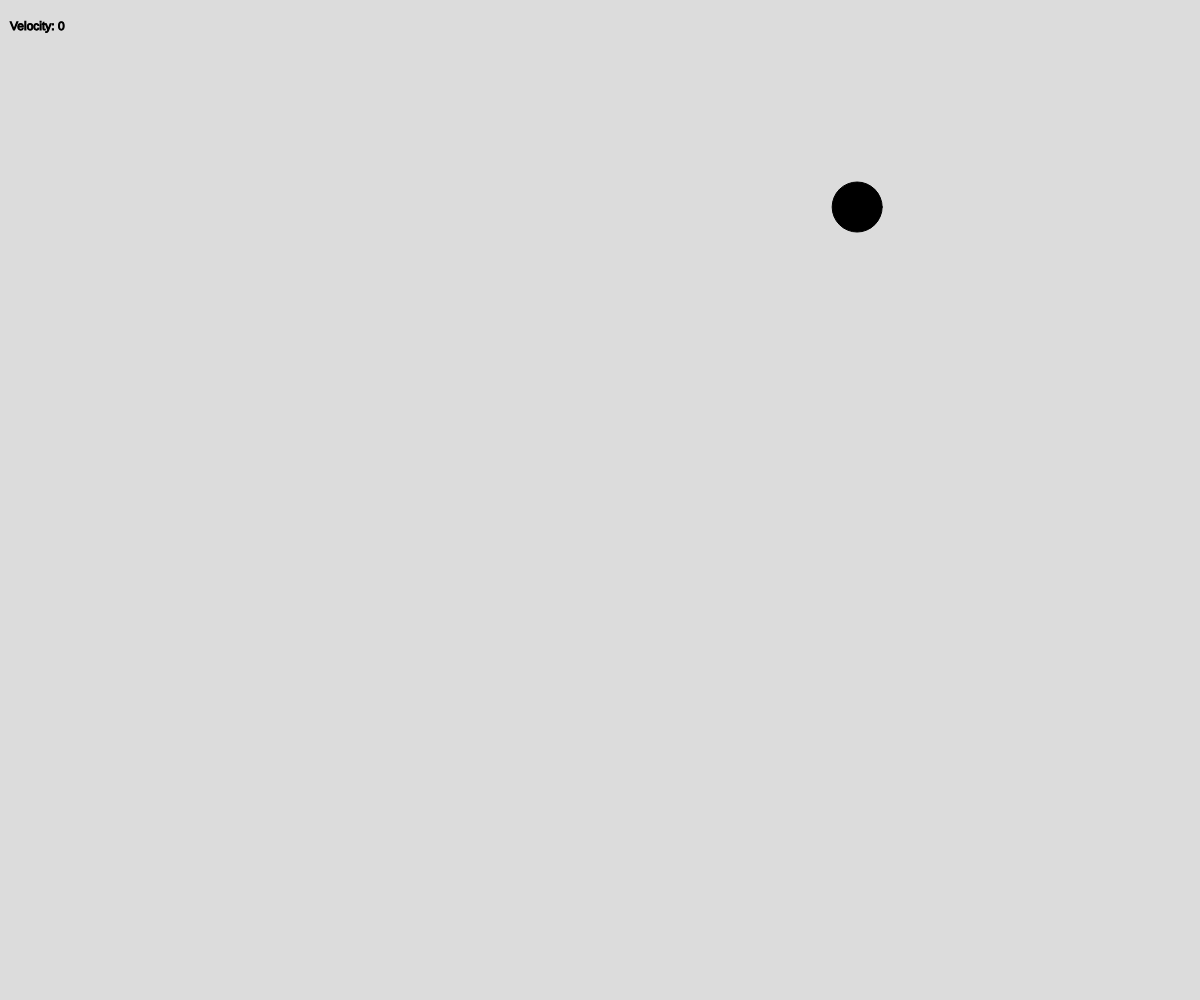
Frame 1 (no input)
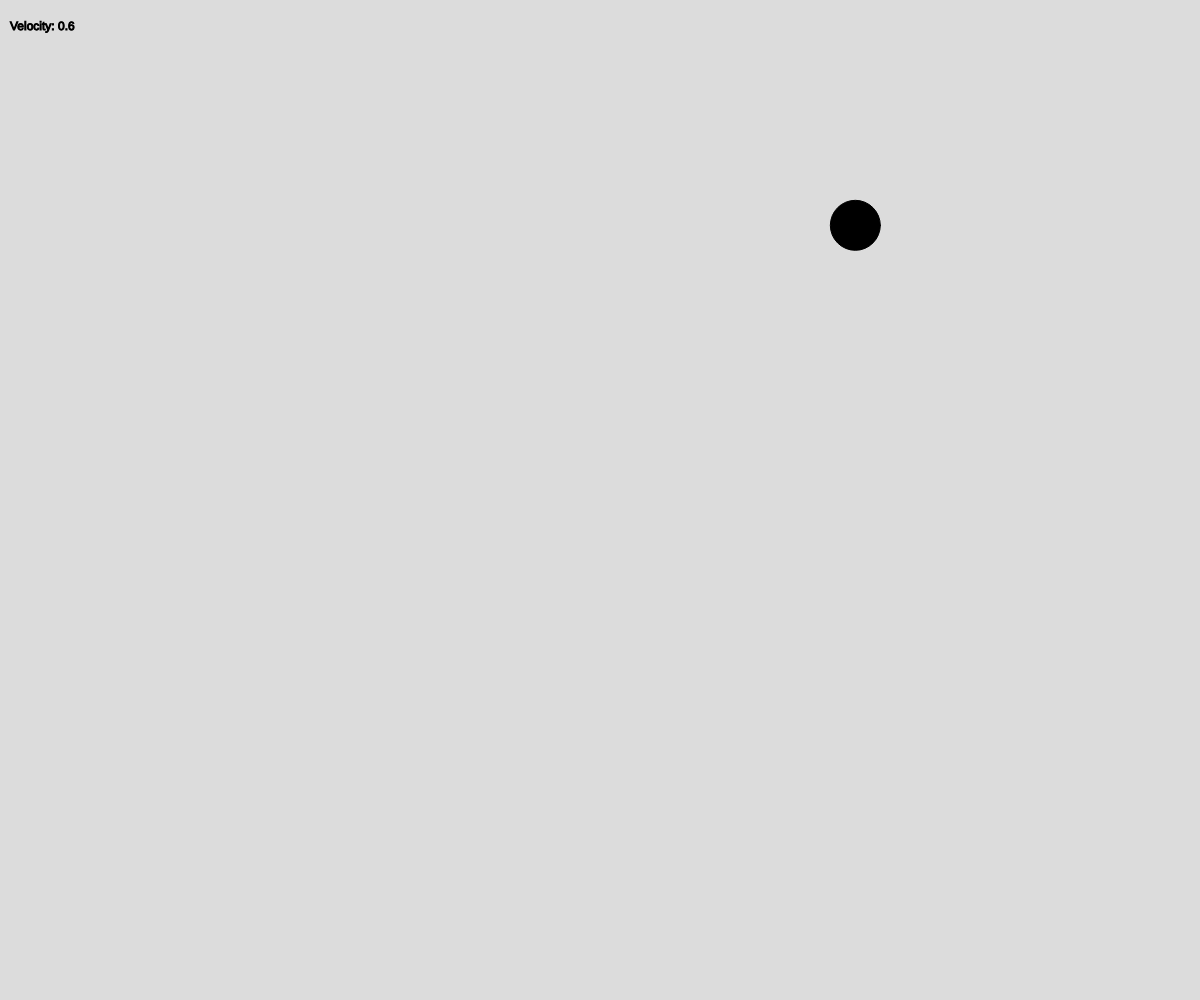
Frame 60 (no input)
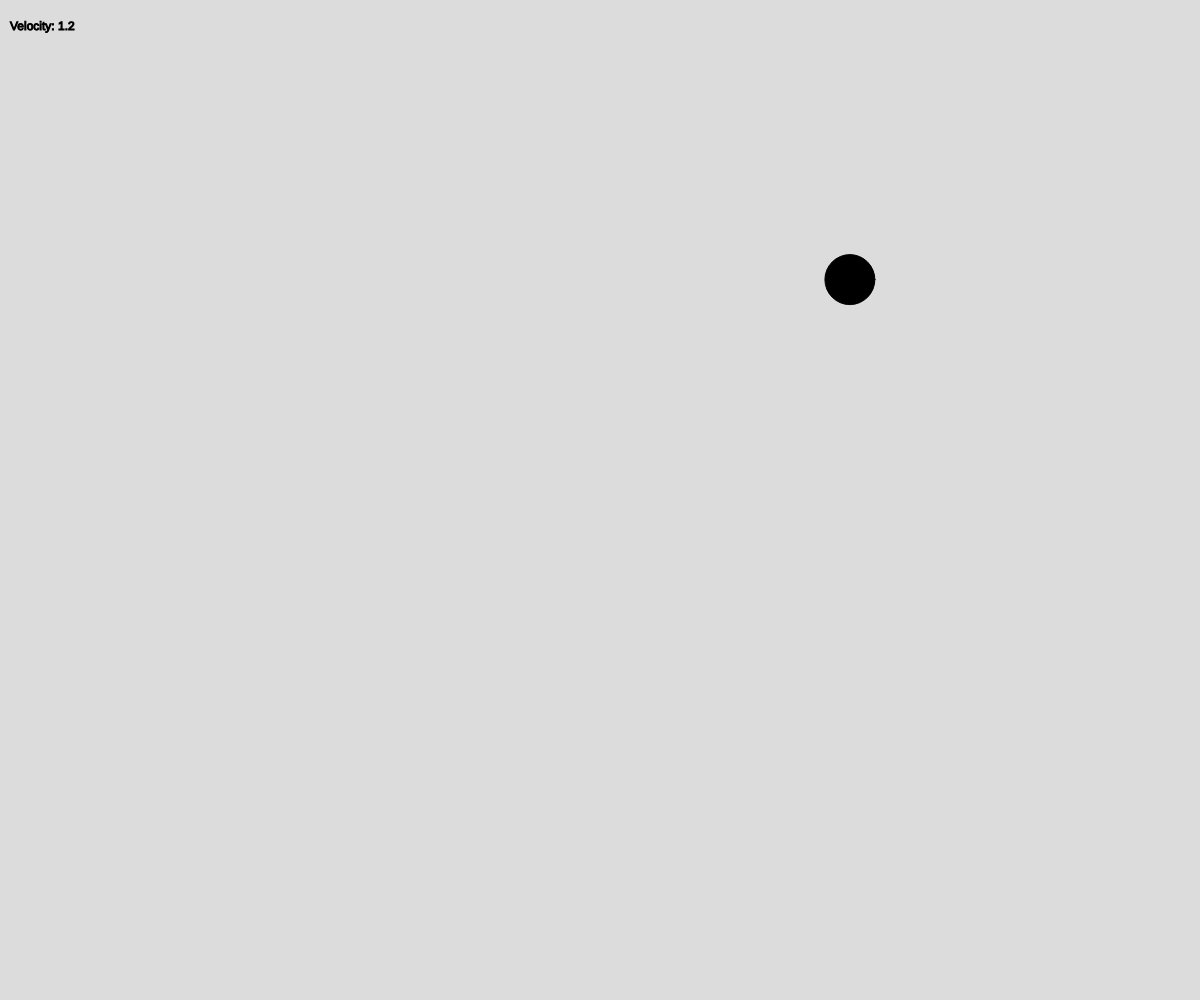
Frame 120 (the mouse pressed at the canvas centre since frame 60)

The p5.js sketch that drew these frames (run headless with seeded random() and noise() and a simulated clock; from frame 60 on, the mouse is pressed at the canvas centre):

// p5.js sketch
// ── sketch.js
class Mover {
  diameter = 50;
  constructor() {
    this.position = createVector(random(width), random(height));
    this.velocity = createVector(0, 0);
    this.acceleration = createVector(-0.001, 0.01)
  }

  update() {
    this.velocity.add(this.acceleration);
    this.velocity.limit(10);
    this.position.add(this.velocity);
  }

  show() {
    stroke(0);
    fill(0);
    circle(this.position.x, this.position.y, this.diameter);
  }

  checkBounds() {
    if (this.position.x < -this.diameter) {
      this.position.x = width;
    } else if (this.position.x > width + this.diameter) {
      this.position.x = 0;
    }

    if (this.position.y > height + this.diameter) {
      this.position.y = 0;
    } else if (this.position.y < -this.diameter) {
      this.position.y = height;
    }
  }
}

let mover;

function setup() {
  createCanvas(windowWidth, windowHeight);
  mover = new Mover();
}

function windowResized() {
  resizeCanvas(windowWidth, windowHeight);
}

function draw() {
  background(220);
  mover.update();
  mover.checkBounds();
  mover.show();
  text("Velocity: " + Math.round(mover.velocity.mag() * 10) / 10, 10, 30)
}
